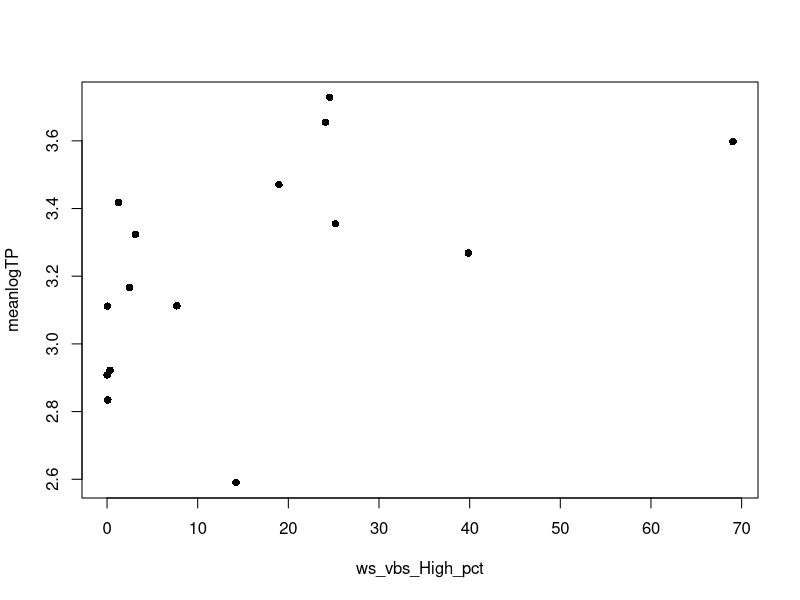
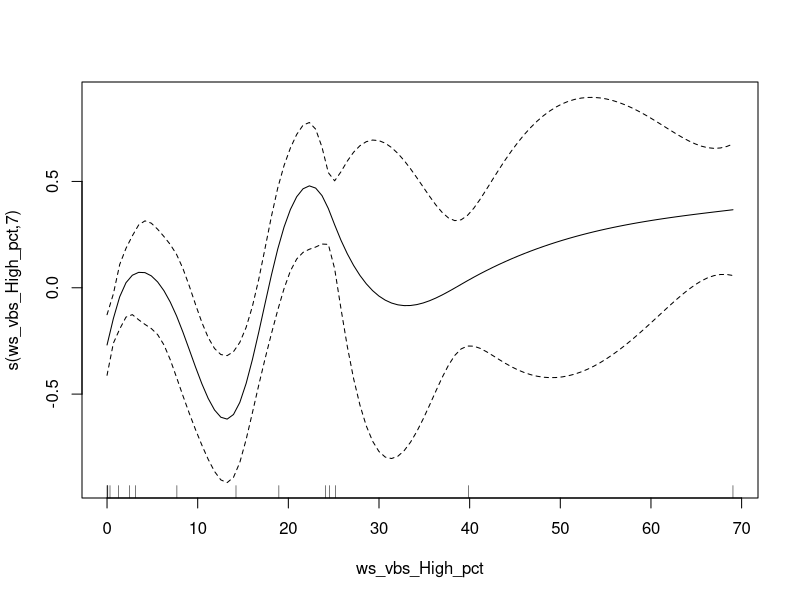
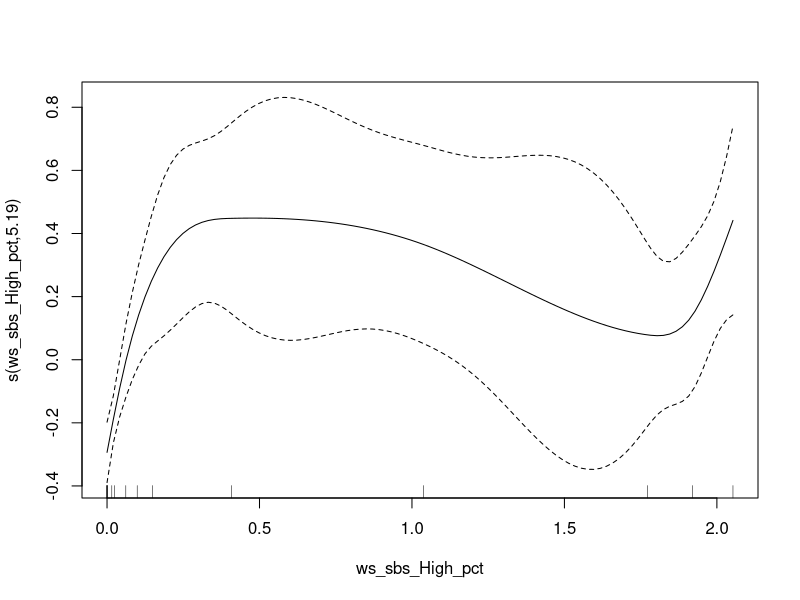
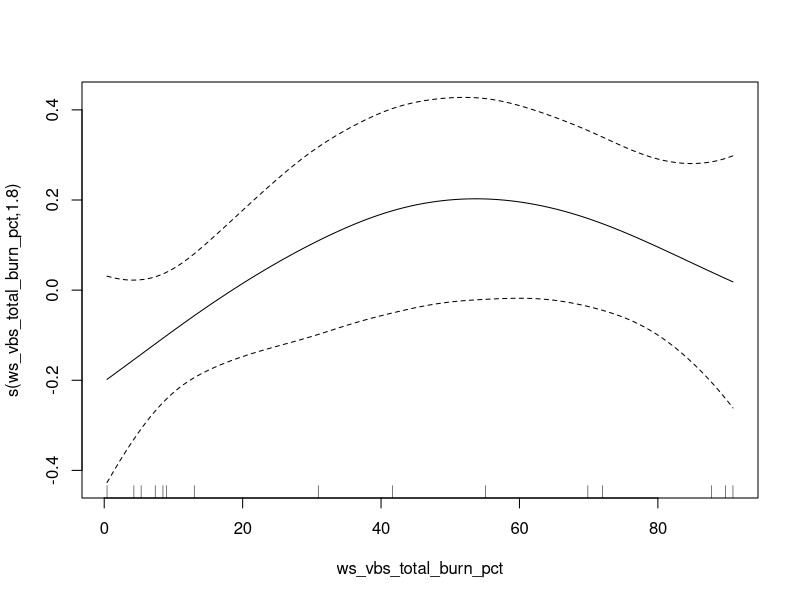
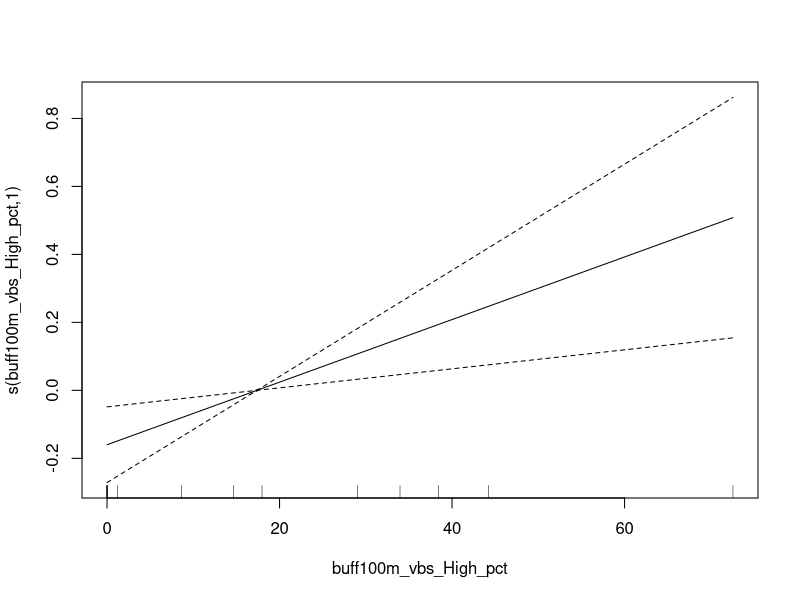

Write R code to recreate these figures, in order. (Note: this script raises an error after producing the figures.)
### GAMs ###

library(mgcv)

setwd("C:/Users/immcc/Documents/SplashNBurn")

TP_all <- read.csv('Data/WaterQuality/TP_all.csv')

# predictor variables to use
firevars <- c('ws_vbs_High_pct','ws_sbs_High_pct','ws_vbs_total_burn_pct',
              'buff100m_vbs_High_pct','buff100m_sbs_High_pct',
              'buff100m_vbs_total_burn_pct')

##########
## show basic linear model (no smoothing term)
plot(meanlogTP ~ ws_vbs_High_pct, data=TP_all, pch=16)
tp_gam <- gam(meanlogTP ~ ws_vbs_High_pct, data=TP_all,
              main='Mean TP')
summary(tp_gam)

## execute GAMS
# some run fine with defaults
gam1 <- gam(meanlogTP ~ s(ws_vbs_High_pct), data=TP_all)
summary(gam1)
plot(gam1)

gam2 <- gam(meanlogTP ~ s(ws_sbs_High_pct), data=TP_all)
summary(gam2)
plot(gam2)

gam3 <- gam(meanlogTP ~ s(ws_vbs_total_burn_pct), data=TP_all)
summary(gam3)
plot(gam3)

gam4 <- gam(meanlogTP ~ s(buff100m_vbs_High_pct), data=TP_all)
summary(gam4)
plot(gam4)

# this one returns an error with defaults
gam5 <- gam(meanlogTP ~ s(buff100m_sbs_High_pct), data=TP_all)
summary(gam5)
plot(gam5)

# seems OK
gam6 <- gam(meanlogTP ~ s(buff100m_vbs_total_burn_pct), data=TP_all)
summary(gam6)
plot(gam6)
